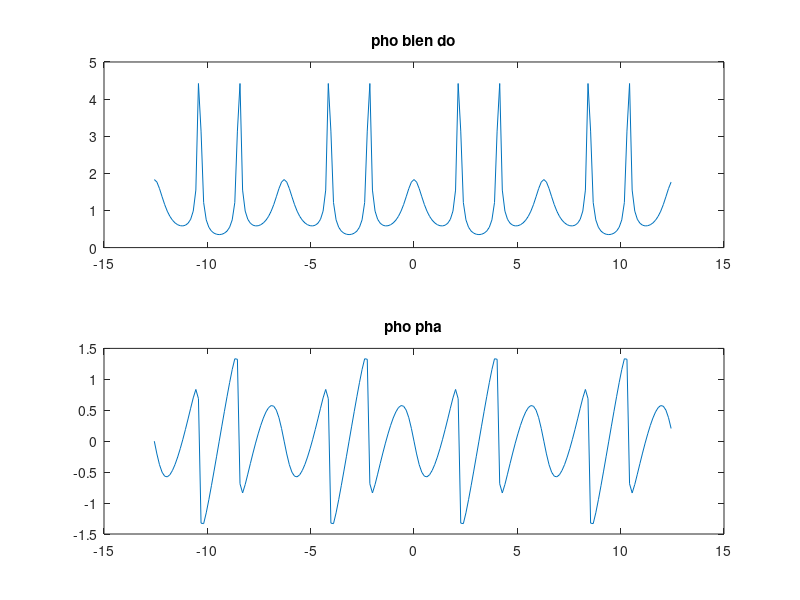

Write the MATLAB code that produced this figure. (Note: this script raises an error after producing the figure.)
clc;clear;clf;

% y(n)=-0.3y(n-3)+0.7y(n-2)+0.9x(n)+0.2x(n-1)

num = [0.9 0.2];
den = [1 0 0 -0.7 0.3];

figure(1);
disp("Ham truyen (transfer function):")
freq_space = -4*pi : 4*pi/100 : 4*pi-4*pi/100;
H = freqz(num, den, freq_space);

subplot(2,1,1);
plot(freq_space, abs(H));
title("pho bien do");

subplot(2,1,2);
plot(freq_space, angle(H));
title("pho pha");

% tf2zpk : transfer function -> z + p + k
[Zeros, Poles, k] = tf2zpk(num, den);

disp("Cac diem KHONG (zeros):");
disp(Poles);
disp("Cac diem CUC (pole):");
disp(Zeros);

figure(2);
zplane(Zeros, Poles);

% Kiểm tra tính ổn định & nhân quả | đồng thời 

ONDINH_NHANQUA=true;
ONDINH_BIEN=true;

LP = length(Poles);
LZ = length(Zeros);
for i=1:LP
    if abs(Poles(i)) >= 1
        ONDINH_NHANQUA = false;
    end
    if abs(Poles(i)) ~= 1
        ONDINH_BIEN = false;
    end
end

for i=1:LZ
    if abs(Zeros(i)) ~= 1
        ONDINH_BIEN = false;
    end
end

if ONDINH_NHANQUA
    disp("He thong da cho:")
    disp("    Dong thoi ON DINH & NHAN QUA!")
end

if ONDINH_BIEN
    disp("He thong da cho:")
    disp("    On dinh BIEN!")
end